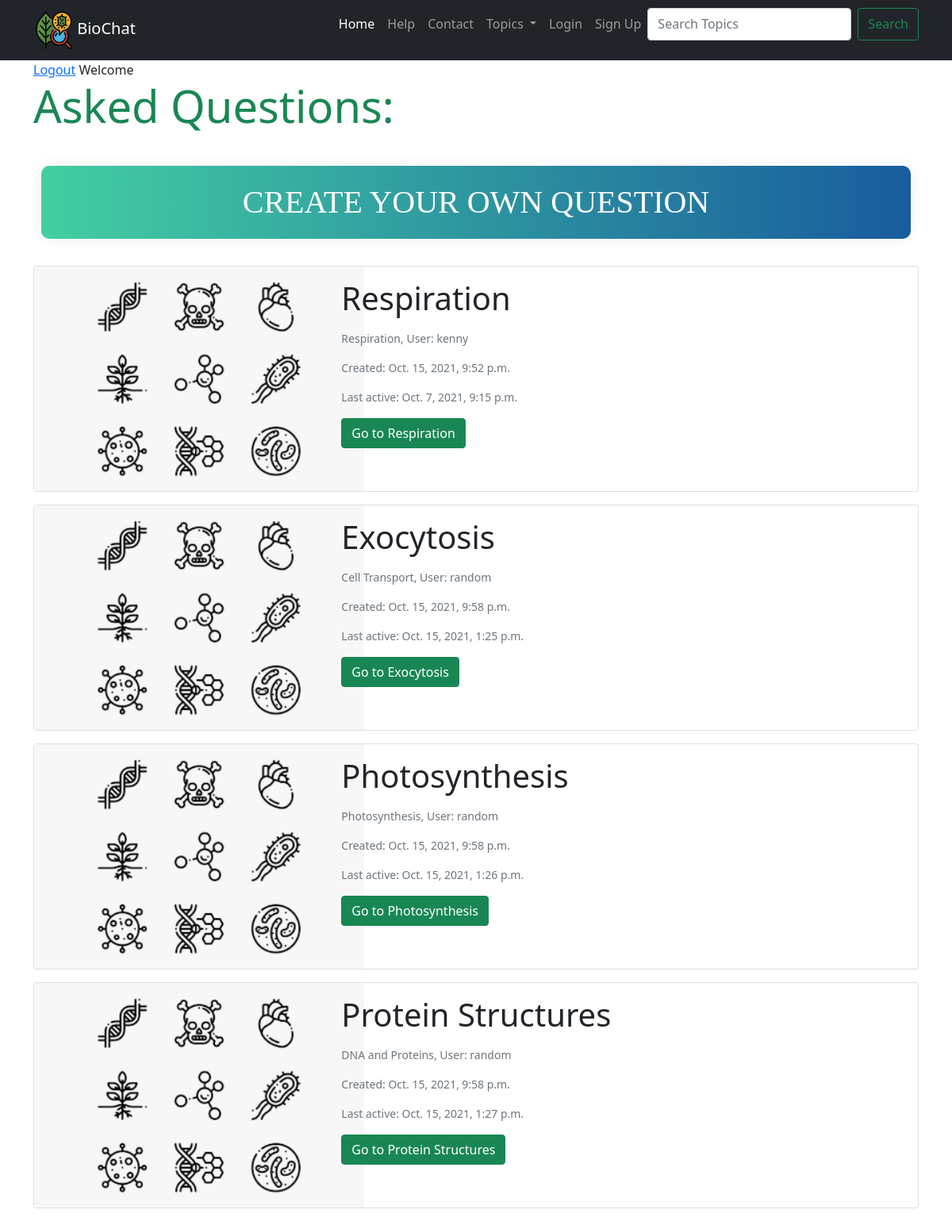
The app's page /, older data.
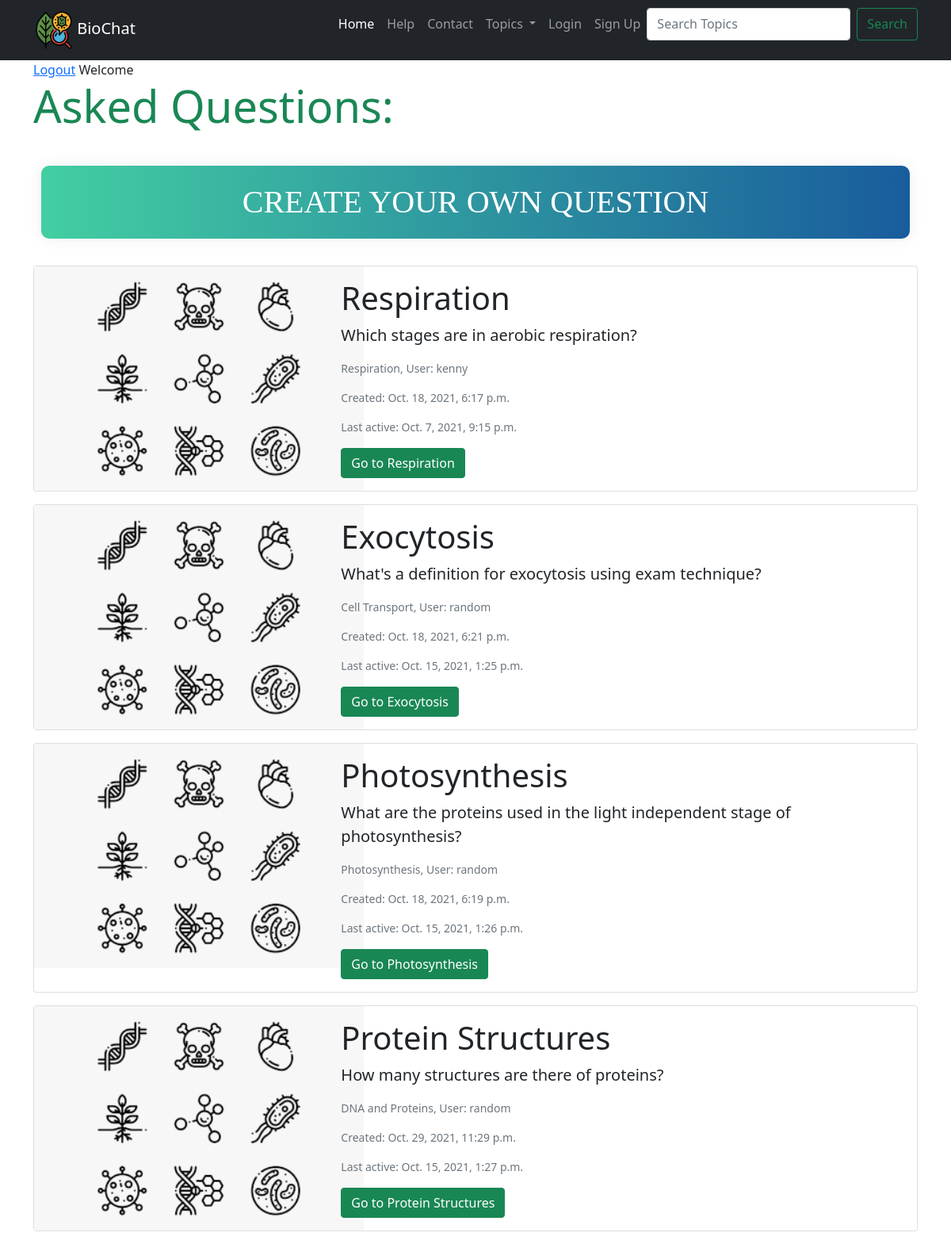
The same page, newer data.
### questans/models.py (models this page shows, shortened)
class Questions(models.Model):
    user = models.ForeignKey(settings.AUTH_USER_MODEL, on_delete=models.CASCADE, null=True, blank=True)
    title = models.TextField()
    description = models.TextField(null=True, blank=True)
    points = models.IntegerField(default=0)
    group = models.ForeignKey('QuestionGroups', on_delete=models.CASCADE, null=True, blank=True)
    created_on = models.DateTimeField(auto_now=True)
    updated_on = models.DateTimeField(auto_now_add=True)
    slug = models.SlugField(unique=True, null=True, blank=True)

class QuestionGroups(models.Model):
    name = models.CharField(max_length=100)
    def __str__(self):
        return self.name

### core/models.py (models this page shows)
class User(AbstractUser):
    def __str__(self):
        return self.username
    pass

### questans/views.py (the view)
# urls.py: path('', questions_list, name='questions_list'),
def questions_list(request):
    content = {}
    user = request.user
    user.backend = 'django.contrib.core.backends.ModelBackend'
    ques_obj = Questions.objects.all()
    content['userdetail'] = user
    content['questions'] = ques_obj
    return render(request, 'questans/qlist.html', content)

### questans/templates/questans/qlist.html (shortened to what this page needs)
{% extends "base.html" %}
{% load static %}
{% block content %}
<head>
</head>
<div class = "container">
  <a href='{% url "logout-view" %}'>Logout</a>
Welcome {{userdetail.username}}
<br/>
  <h4 class="display-4 text-success">Asked Questions:</h4>
<br/>
  <div classs="container">
  <a href="{% url 'question_form' %}" class="btn btn-grad">Create Your Own Question</a>
</div>
<br>
{% for q in questions %}
<div class="card mb-3" style="max-width: 1500px;">
  <div class="row g-0">
    <div class="col-md-4 pb-0 mb-0">
      <a href="{% url 'questions_page' q.slug%}"><img src="{% static 'questionbox.png'%}" style="width:416px; height:283px"></a>
    </div>
    <div class="col-md-8">
      <div class="card-body">
        <h5 class="card-title display-6">{{q.title}}</h5>
        <p class="card-text lead">{{q.description}}</p>
        <p class="card-text"><small class="text-muted">{{q.group}}, User: {{q.user}}</small></p>
        <p class="card-text"><small class="text-muted">Created: {{q.created_on}}</small></p>
        <p class="card-text"><small class="text-muted">Last active: {{q.updated_on}}</small></p>
        <a href="{% url 'questions_page' q.slug%}" class="btn btn-success">Go to {{q.title}}</a>
      </div>
    </div>
  </div>
</div>
{% endfor %}
  </div>
{% endblock %}

Row changes from the older to the newer data that the page shows:
changed Questions "Respiration": description (not shown) → "Which stages are in aerobic respiration?"; created_on "Oct. 15, 2021, 9:52 p.m." → "Oct. 18, 2021, 6:17 p.m."
changed Questions "Exocytosis": description (not shown) → "What's a definition for exocytosis using exam technique?"; created_on "Oct. 15, 2021, 9:58 p.m." → "Oct. 18, 2021, 6:21 p.m."
changed Questions "Photosynthesis": description (not shown) → "What are the proteins used in the light independent stage of photosynthesis?"; created_on "Oct. 15, 2021, 9:58 p.m." → "Oct. 18, 2021, 6:19 p.m."
changed Questions "Protein Structures": description (not shown) → "How many structures are there of proteins?"; created_on "Oct. 15, 2021, 9:58 p.m." → "Oct. 29, 2021, 11:29 p.m."
